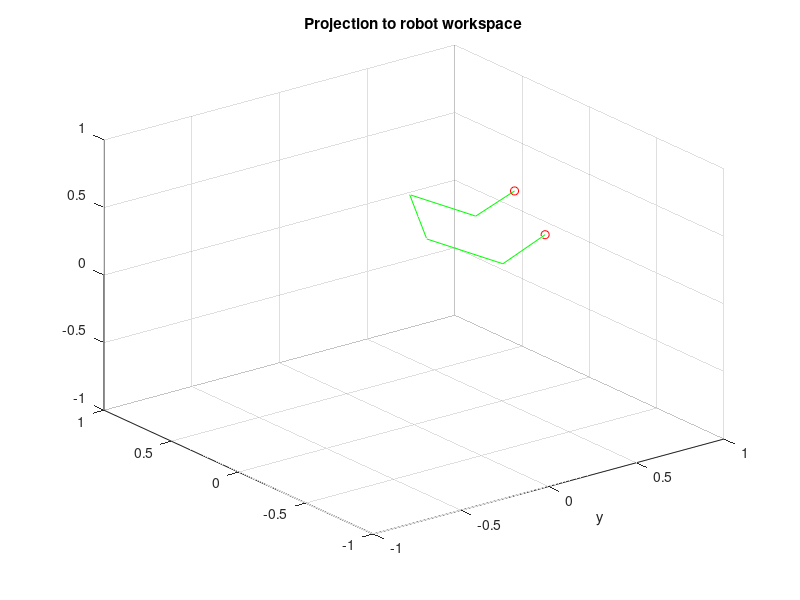

Reproduce this figure in MATLAB.
% close all
load('coorddatasync.mat')
data=datasyn;

for j=1:size(data,2)
   signal=datasyn(:,j);
   data(:,j)=movmean(signal,10);
    
end
    
partnum=33;
xindex=(1:partnum)*3-2;% 1 horizontal in frame
yindex=(1:partnum)*3;% 3 depth info 
zindex=(1:partnum)*3-1;% 2 vetical in frame
body1=[12,13];

b1direction0=[mean(mean(data(:,xindex(12))))-mean(mean(data(:,xindex(13)))),...
    mean(mean(data(:,yindex(12))))-mean(mean(data(:,yindex(13)))),...
    mean(mean(data(:,zindex(12))))-mean(mean(data(:,zindex(13))))];
xyz_p=cell(1,size(data,1));
for i=1:size(data,1)
    xyz=zeros(7,2);
    xyz(1,1)=(data(i,xindex(12))+data(i,xindex(13)))/2;
    xyz(1,2)=(data(i,yindex(12))+data(i,yindex(13)))/2;
    xyz(1,3)=(data(i,zindex(12))+data(i,zindex(13)))/2;
    
    xyz(2,:)=xyz(1,:)+([data(i,xindex(13)),data(i,yindex(13)),data(i,zindex(13))]-xyz(1,:))...
        /norm([data(i,xindex(13)),data(i,yindex(13)),data(i,zindex(13))]-xyz(1,:))*0.3.*[1,1,0];
    xyz(5,:)=xyz(1,:)+([data(i,xindex(12)),data(i,yindex(12)),data(i,zindex(12))]-xyz(1,:))...
        /norm([data(i,xindex(12)),data(i,yindex(12)),data(i,zindex(12))]-xyz(1,:))*0.3.*[1,1,0];
    
    vec23=[data(i,xindex(15)),data(i,yindex(15)),data(i,zindex(15))]-[data(i,xindex(13)),data(i,yindex(13)),data(i,zindex(13))];
    vec56=[data(i,xindex(14)),data(i,yindex(14)),data(i,zindex(14))]-[data(i,xindex(12)),data(i,yindex(12)),data(i,zindex(12))];
    
    xyz(3,:)=xyz(2,:)+vec23/norm(vec23)*0.4;
    xyz(6,:)=xyz(5,:)+vec56/norm(vec56)*0.4;
    
    vec34=[data(i,xindex(17)),data(i,yindex(17)),data(i,zindex(17))]-[data(i,xindex(15)),data(i,yindex(15)),data(i,zindex(15))];
    vec67=[data(i,xindex(16)),data(i,yindex(16)),data(i,zindex(16))]-[data(i,xindex(14)),data(i,yindex(14)),data(i,zindex(14))];
    
    xyz(4,:)=xyz(3,:)+vec34/norm(vec34)*0.3;
    xyz(7,:)=xyz(6,:)+vec67/norm(vec67)*0.3;
    xyz(:,3)=-xyz(:,3);
    xyz_p{i}=xyz;
end

lineindex=[4,3,2,1,5,6,7];
fistindex=[4,7];
f1=figure(1);
for frame=1:1:400
% for frame=20
clf(f1)
xyz=xyz_p{frame};

plot3(xyz(lineindex,1),xyz(lineindex,2),xyz(lineindex,3),'g-')
hold on
plot3(xyz(fistindex,1),xyz(fistindex,2),xyz(fistindex,3),'ro')
hold on

% view([cos(0.01*frame),sin(0.01*frame),0])
view(3)
xlim([-1,1])
ylim([-1,1])
zlim([-1,1])
title('Projection to robot workspace')
grid on
pause(0.01)
xlabel('x')
xlabel('y')
drawnow
end
save('coordsprocessed','xyz_p')